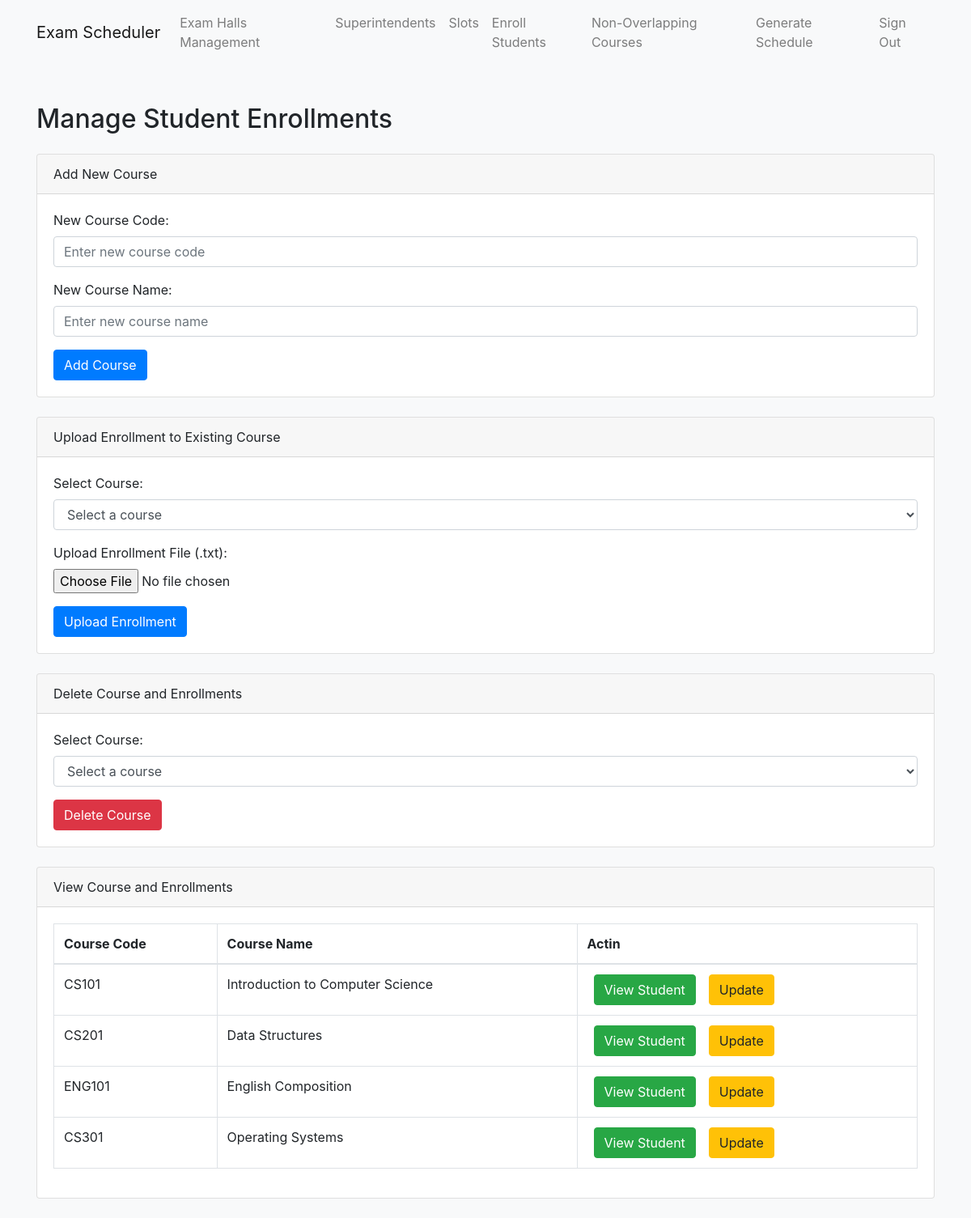
The page /exam_cordinate/views/students/enroll.php on the database its author committed.
### tables this page shows
CREATE TABLE `courses` (
  `id` int(11) NOT NULL,
  `course_code` varchar(20) NOT NULL,
  `course_name` varchar(100) DEFAULT NULL
);

### exam_cordinate/views/students/enroll.php (the view, shortened to what this page needs)
<?php
    include('../../../config/database.php');
?>
<!DOCTYPE html>
<html lang="en">
<head>
    <link rel="stylesheet" href="https://maxcdn.bootstrapcdn.com/bootstrap/4.5.2/css/bootstrap.min.css">
    <link href="https://cdn.jsdelivr.net/npm/select2@4.1.0-rc.0/dist/css/select2.min.css" rel="stylesheet" />
</head>
<body class="bg-light">
    <?php include('../layout/header.php'); ?>
    <div class="container mt-5">
        <h2 class="mb-4">Manage Student Enrollments</h2>
        <div class="card mb-4">
            <div class="card-header">Add New Course</div>
            <div class="card-body">
                <form action="enroll.php" method="POST">
                    <div class="form-group">
                        <label for="new_course_code">New Course Code:</label>
                        <input type="text" class="form-control" id="new_course_code" name="new_course_code" placeholder="Enter new course code" required>
                    </div>
                    <div class="form-group">
                        <label for="new_course_code">New Course Name:</label>
                        <input type="text" class="form-control" id="new_course_name" name="new_course_name" placeholder="Enter new course name" required>
                    </div>
                    <button type="submit" name="add_course" class="btn btn-primary">Add Course</button>
                </form>
            </div>
        </div>
        <div class="card mb-4">
            <div class="card-header">Upload Enrollment to Existing Course</div>
            <div class="card-body">
                <form action="enroll.php" method="POST" enctype="multipart/form-data">
                    <div class="form-group">
                        <label for="existing_course">Select Course:</label>
                        <select class="form-control" id="existing_course" name="existing_course" required>
                            <option value="">Select a course</option>
                        </select>
                    </div>
                    <div class="form-group">
                        <label for="enrollment_file">Upload Enrollment File (.txt):</label>
                        <input type="file" class="form-control-file" id="enrollment_file" name="enrollment_file" accept=".txt" required>
                    </div>
                    <button type="submit" name="upload" class="btn btn-primary">Upload Enrollment</button>
                </form>
            </div>
        </div>
        <div class="card mb-4">
            <div class="card-header">Delete Course and Enrollments</div>
            <div class="card-body">
                <form action="enroll.php" method="POST">
                    <div class="form-group">
                        <label for="course_code_delete">Select Course:</label>
                        <select class="form-control" id="course_code_delete" name="course_code" style="width: 100%;" required>
                            <option value="">Select a course</option>
                        </select>
                    </div>
                    <button type="submit" name="delete" class="btn btn-danger">Delete Course</button>
                </form>
            </div>
        </div>
        <div class="card mb-4">
            <div class="card-header">View Course and Enrollments</div>
            <div class="card-body">
                <table class="table table-bordered">
                    <thead>
                        <tr>
                            <th>Course Code</th>
                            <th>Course Name</th>
                            <th>Actin</th>
                        </tr>
                    </thead>
                    <tbody>
                        <?php
                        $select_course = "SELECT * FROM courses";
                        $execute_courses = $mysqli->query($select_course);
                        if ($execute_courses->num_rows > 0) {
                            while ($row = $execute_courses->fetch_assoc()) {
                                echo "<tr>";
                                echo "<td>" . $row['course_code'] . "</td>";
                                echo "<td>" . $row['course_name'] . "</td>";
                                echo "<td><a href='../students/view_student.php?id=" . $row['id'] . "' class='btn btn-success mx-2'>View Student</a><a href='../students/update.php?id=" . $row['id'] . "' class='btn btn-warning mx-2'>Update</a></td>";
                                echo "</tr>";
                            }
                        }
                        ?>
                    </tbody>
                </table>
            </div>
        </div>
    </div>
</body>
</html>

### exam_cordinate/views/layout/header.php (shortened to what this page needs)
<nav class="navbar navbar-expand-lg navbar-light bg-light">
    <div class="container">
        <a class="navbar-brand" href="../../views/scheduler/generate.php">Exam Scheduler </a>
        <div class="collapse navbar-collapse" id="navbarNav" style="justify-content: flex-end;">
            <ul class="navbar-nav">
                <li class="nav-item">
                    <a class="nav-link" href="../exam_halls/index.php">Exam Halls Management</a>
                </li>
                <li class="nav-item">
                    <a class="nav-link" href="../superintendents">Superintendents</a>
                </li>
                <li class="nav-item">
                    <a class="nav-link" href="../slots">Slots</a>
                </li>
                <li class="nav-item">
                    <a class="nav-link" href="../students/enroll.php">Enroll Students</a>
                </li>
                <li class="nav-item">
                    <a class="nav-link" href="../students/non_overlapping_courses.php">Non-Overlapping Courses</a>
                </li>
                <li class="nav-item">
                    <a class="nav-link" href="../scheduler/generate.php">Generate Schedule</a>
                </li>
                <li class="nav-item">
                    <a class="nav-link" href="../../e_v/sign_out.php">Sign Out</a>
                </li>
            </ul>
        </div>
    </div>
</nav>

### rows shown on the page
courses: course_code "CS101", course_name "Introduction to Computer Science"
courses: course_code "CS201", course_name "Data Structures"
courses: course_code "ENG101", course_name "English Composition"
courses: course_code "CS301", course_name "Operating Systems"
